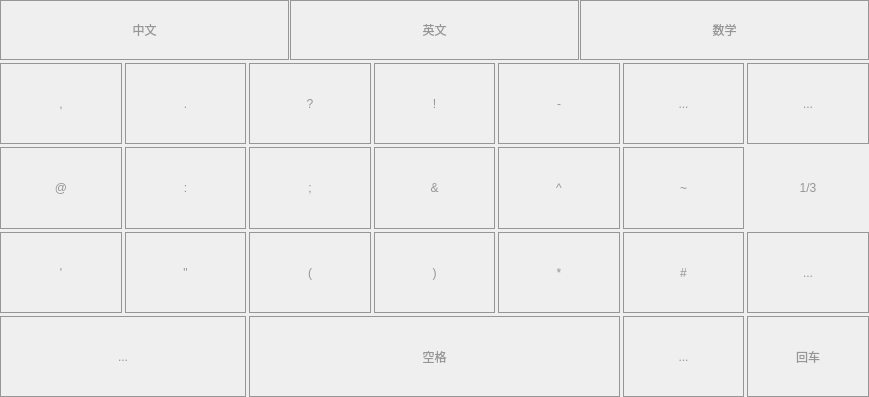
<?xml version="1.0" encoding="UTF-8"?>
<ui version="4.0">
 <class>FormSymbolPad</class>
 <widget class="QWidget" name="FormSymbolPad">
  <property name="geometry">
   <rect>
    <x>0</x>
    <y>0</y>
    <width>869</width>
    <height>397</height>
   </rect>
  </property>
  <property name="windowTitle">
   <string>Form</string>
  </property>
  <property name="styleSheet">
   <string notr="true">font: 14pt &quot;黑体&quot;;
color: rgb(150, 150, 150);</string>
  </property>
  <layout class="QGridLayout" name="gridLayout">
   <property name="margin">
    <number>0</number>
   </property>
   <property name="spacing">
    <number>3</number>
   </property>
   <item row="1" column="0">
    <widget class="QToolButton" name="toolButton_00">
     <property name="sizePolicy">
      <sizepolicy hsizetype="Preferred" vsizetype="Preferred">
       <horstretch>0</horstretch>
       <verstretch>0</verstretch>
      </sizepolicy>
     </property>
     <property name="focusPolicy">
      <enum>Qt::NoFocus</enum>
     </property>
     <property name="styleSheet">
      <string notr="true">border-width:1px;  
border-style:solid;
border-color: rgb(150, 150, 150);  </string>
     </property>
     <property name="text">
      <string>,</string>
     </property>
    </widget>
   </item>
   <item row="1" column="1">
    <widget class="QToolButton" name="toolButton_01">
     <property name="sizePolicy">
      <sizepolicy hsizetype="Preferred" vsizetype="Preferred">
       <horstretch>0</horstretch>
       <verstretch>0</verstretch>
      </sizepolicy>
     </property>
     <property name="focusPolicy">
      <enum>Qt::NoFocus</enum>
     </property>
     <property name="styleSheet">
      <string notr="true">border-width:1px;  
border-style:solid;
border-color: rgb(150, 150, 150);  </string>
     </property>
     <property name="text">
      <string>.</string>
     </property>
    </widget>
   </item>
   <item row="1" column="2">
    <widget class="QToolButton" name="toolButton_02">
     <property name="sizePolicy">
      <sizepolicy hsizetype="Preferred" vsizetype="Preferred">
       <horstretch>0</horstretch>
       <verstretch>0</verstretch>
      </sizepolicy>
     </property>
     <property name="focusPolicy">
      <enum>Qt::NoFocus</enum>
     </property>
     <property name="styleSheet">
      <string notr="true">border-width:1px;  
border-style:solid;
border-color: rgb(150, 150, 150);  </string>
     </property>
     <property name="text">
      <string>?</string>
     </property>
    </widget>
   </item>
   <item row="1" column="3">
    <widget class="QToolButton" name="toolButton_03">
     <property name="sizePolicy">
      <sizepolicy hsizetype="Preferred" vsizetype="Preferred">
       <horstretch>0</horstretch>
       <verstretch>0</verstretch>
      </sizepolicy>
     </property>
     <property name="focusPolicy">
      <enum>Qt::NoFocus</enum>
     </property>
     <property name="styleSheet">
      <string notr="true">border-width:1px;  
border-style:solid;
border-color: rgb(150, 150, 150);  </string>
     </property>
     <property name="text">
      <string>!</string>
     </property>
    </widget>
   </item>
   <item row="1" column="4">
    <widget class="QToolButton" name="toolButton_04">
     <property name="sizePolicy">
      <sizepolicy hsizetype="Preferred" vsizetype="Preferred">
       <horstretch>0</horstretch>
       <verstretch>0</verstretch>
      </sizepolicy>
     </property>
     <property name="focusPolicy">
      <enum>Qt::NoFocus</enum>
     </property>
     <property name="styleSheet">
      <string notr="true">border-width:1px;  
border-style:solid;
border-color: rgb(150, 150, 150);  </string>
     </property>
     <property name="text">
      <string>-</string>
     </property>
    </widget>
   </item>
   <item row="1" column="5">
    <widget class="QToolButton" name="toolButton_05">
     <property name="sizePolicy">
      <sizepolicy hsizetype="Preferred" vsizetype="Preferred">
       <horstretch>0</horstretch>
       <verstretch>0</verstretch>
      </sizepolicy>
     </property>
     <property name="focusPolicy">
      <enum>Qt::NoFocus</enum>
     </property>
     <property name="styleSheet">
      <string notr="true">border-width:1px;  
border-style:solid;
border-color: rgb(150, 150, 150);  </string>
     </property>
     <property name="text">
      <string>...</string>
     </property>
    </widget>
   </item>
   <item row="1" column="6">
    <widget class="QToolButton" name="toolButton_PageUp">
     <property name="sizePolicy">
      <sizepolicy hsizetype="Preferred" vsizetype="Preferred">
       <horstretch>0</horstretch>
       <verstretch>0</verstretch>
      </sizepolicy>
     </property>
     <property name="focusPolicy">
      <enum>Qt::NoFocus</enum>
     </property>
     <property name="styleSheet">
      <string notr="true">border-width:1px;  
border-style:solid;
border-color: rgb(150, 150, 150);  </string>
     </property>
     <property name="text">
      <string>...</string>
     </property>
     <property name="icon">
      <iconset resource="keypad.qrc">
       <normaloff>:/new/keypad/picture/keypad/triangle-up.png</normaloff>:/new/keypad/picture/keypad/triangle-up.png</iconset>
     </property>
     <property name="iconSize">
      <size>
       <width>32</width>
       <height>32</height>
      </size>
     </property>
    </widget>
   </item>
   <item row="2" column="0">
    <widget class="QToolButton" name="toolButton_06">
     <property name="sizePolicy">
      <sizepolicy hsizetype="Preferred" vsizetype="Preferred">
       <horstretch>0</horstretch>
       <verstretch>0</verstretch>
      </sizepolicy>
     </property>
     <property name="focusPolicy">
      <enum>Qt::NoFocus</enum>
     </property>
     <property name="styleSheet">
      <string notr="true">border-width:1px;  
border-style:solid;
border-color: rgb(150, 150, 150);  </string>
     </property>
     <property name="text">
      <string>@</string>
     </property>
    </widget>
   </item>
   <item row="2" column="1">
    <widget class="QToolButton" name="toolButton_07">
     <property name="sizePolicy">
      <sizepolicy hsizetype="Preferred" vsizetype="Preferred">
       <horstretch>0</horstretch>
       <verstretch>0</verstretch>
      </sizepolicy>
     </property>
     <property name="focusPolicy">
      <enum>Qt::NoFocus</enum>
     </property>
     <property name="styleSheet">
      <string notr="true">border-width:1px;  
border-style:solid;
border-color: rgb(150, 150, 150);  </string>
     </property>
     <property name="text">
      <string>:</string>
     </property>
    </widget>
   </item>
   <item row="2" column="2">
    <widget class="QToolButton" name="toolButton_08">
     <property name="sizePolicy">
      <sizepolicy hsizetype="Preferred" vsizetype="Preferred">
       <horstretch>0</horstretch>
       <verstretch>0</verstretch>
      </sizepolicy>
     </property>
     <property name="focusPolicy">
      <enum>Qt::NoFocus</enum>
     </property>
     <property name="styleSheet">
      <string notr="true">border-width:1px;  
border-style:solid;
border-color: rgb(150, 150, 150);  </string>
     </property>
     <property name="text">
      <string>;</string>
     </property>
    </widget>
   </item>
   <item row="2" column="3">
    <widget class="QToolButton" name="toolButton_09">
     <property name="sizePolicy">
      <sizepolicy hsizetype="Preferred" vsizetype="Preferred">
       <horstretch>0</horstretch>
       <verstretch>0</verstretch>
      </sizepolicy>
     </property>
     <property name="focusPolicy">
      <enum>Qt::NoFocus</enum>
     </property>
     <property name="styleSheet">
      <string notr="true">border-width:1px;  
border-style:solid;
border-color: rgb(150, 150, 150);  </string>
     </property>
     <property name="text">
      <string>&amp;&amp;</string>
     </property>
    </widget>
   </item>
   <item row="2" column="4">
    <widget class="QToolButton" name="toolButton_10">
     <property name="sizePolicy">
      <sizepolicy hsizetype="Preferred" vsizetype="Preferred">
       <horstretch>0</horstretch>
       <verstretch>0</verstretch>
      </sizepolicy>
     </property>
     <property name="focusPolicy">
      <enum>Qt::NoFocus</enum>
     </property>
     <property name="styleSheet">
      <string notr="true">border-width:1px;  
border-style:solid;
border-color: rgb(150, 150, 150);  </string>
     </property>
     <property name="text">
      <string>^</string>
     </property>
    </widget>
   </item>
   <item row="2" column="5">
    <widget class="QToolButton" name="toolButton_11">
     <property name="sizePolicy">
      <sizepolicy hsizetype="Preferred" vsizetype="Preferred">
       <horstretch>0</horstretch>
       <verstretch>0</verstretch>
      </sizepolicy>
     </property>
     <property name="focusPolicy">
      <enum>Qt::NoFocus</enum>
     </property>
     <property name="styleSheet">
      <string notr="true">border-width:1px;  
border-style:solid;
border-color: rgb(150, 150, 150);  </string>
     </property>
     <property name="text">
      <string>~</string>
     </property>
    </widget>
   </item>
   <item row="2" column="6">
    <widget class="QLabel" name="label_CurPage">
     <property name="frameShape">
      <enum>QFrame::NoFrame</enum>
     </property>
     <property name="frameShadow">
      <enum>QFrame::Plain</enum>
     </property>
     <property name="text">
      <string>1/3</string>
     </property>
     <property name="alignment">
      <set>Qt::AlignCenter</set>
     </property>
    </widget>
   </item>
   <item row="3" column="0">
    <widget class="QToolButton" name="toolButton_12">
     <property name="sizePolicy">
      <sizepolicy hsizetype="Preferred" vsizetype="Preferred">
       <horstretch>0</horstretch>
       <verstretch>0</verstretch>
      </sizepolicy>
     </property>
     <property name="focusPolicy">
      <enum>Qt::NoFocus</enum>
     </property>
     <property name="styleSheet">
      <string notr="true">border-width:1px;  
border-style:solid;
border-color: rgb(150, 150, 150);  </string>
     </property>
     <property name="text">
      <string>'</string>
     </property>
    </widget>
   </item>
   <item row="3" column="1">
    <widget class="QToolButton" name="toolButton_13">
     <property name="sizePolicy">
      <sizepolicy hsizetype="Preferred" vsizetype="Preferred">
       <horstretch>0</horstretch>
       <verstretch>0</verstretch>
      </sizepolicy>
     </property>
     <property name="focusPolicy">
      <enum>Qt::NoFocus</enum>
     </property>
     <property name="styleSheet">
      <string notr="true">border-width:1px;  
border-style:solid;
border-color: rgb(150, 150, 150);  </string>
     </property>
     <property name="text">
      <string>&quot;</string>
     </property>
    </widget>
   </item>
   <item row="3" column="2">
    <widget class="QToolButton" name="toolButton_14">
     <property name="sizePolicy">
      <sizepolicy hsizetype="Preferred" vsizetype="Preferred">
       <horstretch>0</horstretch>
       <verstretch>0</verstretch>
      </sizepolicy>
     </property>
     <property name="focusPolicy">
      <enum>Qt::NoFocus</enum>
     </property>
     <property name="styleSheet">
      <string notr="true">border-width:1px;  
border-style:solid;
border-color: rgb(150, 150, 150);  </string>
     </property>
     <property name="text">
      <string>(</string>
     </property>
    </widget>
   </item>
   <item row="3" column="3">
    <widget class="QToolButton" name="toolButton_15">
     <property name="sizePolicy">
      <sizepolicy hsizetype="Preferred" vsizetype="Preferred">
       <horstretch>0</horstretch>
       <verstretch>0</verstretch>
      </sizepolicy>
     </property>
     <property name="focusPolicy">
      <enum>Qt::NoFocus</enum>
     </property>
     <property name="styleSheet">
      <string notr="true">border-width:1px;  
border-style:solid;
border-color: rgb(150, 150, 150);  </string>
     </property>
     <property name="text">
      <string>)</string>
     </property>
    </widget>
   </item>
   <item row="3" column="4">
    <widget class="QToolButton" name="toolButton_16">
     <property name="sizePolicy">
      <sizepolicy hsizetype="Preferred" vsizetype="Preferred">
       <horstretch>0</horstretch>
       <verstretch>0</verstretch>
      </sizepolicy>
     </property>
     <property name="focusPolicy">
      <enum>Qt::NoFocus</enum>
     </property>
     <property name="styleSheet">
      <string notr="true">border-width:1px;  
border-style:solid;
border-color: rgb(150, 150, 150);  </string>
     </property>
     <property name="text">
      <string>*</string>
     </property>
    </widget>
   </item>
   <item row="3" column="5">
    <widget class="QToolButton" name="toolButton_17">
     <property name="sizePolicy">
      <sizepolicy hsizetype="Preferred" vsizetype="Preferred">
       <horstretch>0</horstretch>
       <verstretch>0</verstretch>
      </sizepolicy>
     </property>
     <property name="focusPolicy">
      <enum>Qt::NoFocus</enum>
     </property>
     <property name="styleSheet">
      <string notr="true">border-width:1px;  
border-style:solid;
border-color: rgb(150, 150, 150);  </string>
     </property>
     <property name="text">
      <string>#</string>
     </property>
    </widget>
   </item>
   <item row="3" column="6">
    <widget class="QToolButton" name="toolButton_PageDown">
     <property name="sizePolicy">
      <sizepolicy hsizetype="Preferred" vsizetype="Preferred">
       <horstretch>0</horstretch>
       <verstretch>0</verstretch>
      </sizepolicy>
     </property>
     <property name="focusPolicy">
      <enum>Qt::NoFocus</enum>
     </property>
     <property name="styleSheet">
      <string notr="true">border-width:1px;  
border-style:solid;
border-color: rgb(150, 150, 150);  </string>
     </property>
     <property name="text">
      <string>...</string>
     </property>
     <property name="icon">
      <iconset resource="keypad.qrc">
       <normaloff>:/new/keypad/picture/keypad/triangle-down.png</normaloff>:/new/keypad/picture/keypad/triangle-down.png</iconset>
     </property>
     <property name="iconSize">
      <size>
       <width>32</width>
       <height>32</height>
      </size>
     </property>
    </widget>
   </item>
   <item row="4" column="0" colspan="2">
    <widget class="QToolButton" name="toolButton_Return">
     <property name="sizePolicy">
      <sizepolicy hsizetype="Preferred" vsizetype="Preferred">
       <horstretch>0</horstretch>
       <verstretch>0</verstretch>
      </sizepolicy>
     </property>
     <property name="focusPolicy">
      <enum>Qt::NoFocus</enum>
     </property>
     <property name="styleSheet">
      <string notr="true">border-width:1px;  
border-style:solid;
border-color: rgb(150, 150, 150);  </string>
     </property>
     <property name="text">
      <string>...</string>
     </property>
     <property name="icon">
      <iconset resource="keypad.qrc">
       <normaloff>:/new/keypad/picture/keypad/f0e2.png</normaloff>:/new/keypad/picture/keypad/f0e2.png</iconset>
     </property>
     <property name="iconSize">
      <size>
       <width>32</width>
       <height>32</height>
      </size>
     </property>
    </widget>
   </item>
   <item row="4" column="2" colspan="3">
    <widget class="QToolButton" name="toolButton_Space">
     <property name="sizePolicy">
      <sizepolicy hsizetype="Preferred" vsizetype="Preferred">
       <horstretch>0</horstretch>
       <verstretch>0</verstretch>
      </sizepolicy>
     </property>
     <property name="focusPolicy">
      <enum>Qt::NoFocus</enum>
     </property>
     <property name="styleSheet">
      <string notr="true">border-width:1px;  
border-style:solid;
border-color: rgb(150, 150, 150);  </string>
     </property>
     <property name="text">
      <string>空格</string>
     </property>
    </widget>
   </item>
   <item row="4" column="5">
    <widget class="QToolButton" name="toolButton_BackSpace">
     <property name="sizePolicy">
      <sizepolicy hsizetype="Preferred" vsizetype="Preferred">
       <horstretch>0</horstretch>
       <verstretch>0</verstretch>
      </sizepolicy>
     </property>
     <property name="focusPolicy">
      <enum>Qt::NoFocus</enum>
     </property>
     <property name="styleSheet">
      <string notr="true">border-width:1px;  
border-style:solid;
border-color: rgb(150, 150, 150);  </string>
     </property>
     <property name="text">
      <string>...</string>
     </property>
     <property name="icon">
      <iconset resource="keypad.qrc">
       <normaloff>:/new/keypad/picture/keypad/backspace.png</normaloff>:/new/keypad/picture/keypad/backspace.png</iconset>
     </property>
     <property name="iconSize">
      <size>
       <width>24</width>
       <height>24</height>
      </size>
     </property>
    </widget>
   </item>
   <item row="4" column="6">
    <widget class="QToolButton" name="toolButton_Enter">
     <property name="sizePolicy">
      <sizepolicy hsizetype="Preferred" vsizetype="Preferred">
       <horstretch>0</horstretch>
       <verstretch>0</verstretch>
      </sizepolicy>
     </property>
     <property name="focusPolicy">
      <enum>Qt::NoFocus</enum>
     </property>
     <property name="styleSheet">
      <string notr="true">border-width:1px;  
border-style:solid;
border-color: rgb(150, 150, 150);  </string>
     </property>
     <property name="text">
      <string>回车</string>
     </property>
    </widget>
   </item>
   <item row="0" column="0" colspan="7">
    <widget class="QFrame" name="frame">
     <property name="maximumSize">
      <size>
       <width>16777215</width>
       <height>60</height>
      </size>
     </property>
     <property name="styleSheet">
      <string notr="true">border-width:0px;  
border-style:solid;
border-color: rgb(150, 150, 150);  </string>
     </property>
     <property name="frameShape">
      <enum>QFrame::Panel</enum>
     </property>
     <property name="frameShadow">
      <enum>QFrame::Raised</enum>
     </property>
     <layout class="QHBoxLayout" name="horizontalLayout">
      <property name="spacing">
       <number>1</number>
      </property>
      <property name="margin">
       <number>0</number>
      </property>
      <item>
       <widget class="QToolButton" name="toolButton_CHS">
        <property name="sizePolicy">
         <sizepolicy hsizetype="Preferred" vsizetype="Preferred">
          <horstretch>0</horstretch>
          <verstretch>0</verstretch>
         </sizepolicy>
        </property>
        <property name="focusPolicy">
         <enum>Qt::NoFocus</enum>
        </property>
        <property name="styleSheet">
         <string notr="true">border-width:1px;  
border-style:solid;
border-color: rgb(150, 150, 150);  </string>
        </property>
        <property name="text">
         <string>中文</string>
        </property>
        <property name="checkable">
         <bool>true</bool>
        </property>
        <property name="autoRaise">
         <bool>false</bool>
        </property>
       </widget>
      </item>
      <item>
       <widget class="QToolButton" name="toolButton_ENG">
        <property name="sizePolicy">
         <sizepolicy hsizetype="Preferred" vsizetype="Preferred">
          <horstretch>0</horstretch>
          <verstretch>0</verstretch>
         </sizepolicy>
        </property>
        <property name="focusPolicy">
         <enum>Qt::NoFocus</enum>
        </property>
        <property name="styleSheet">
         <string notr="true">border-width:1px;  
border-style:solid;
border-color: rgb(150, 150, 150);  </string>
        </property>
        <property name="text">
         <string>英文</string>
        </property>
        <property name="checkable">
         <bool>true</bool>
        </property>
        <property name="autoRaise">
         <bool>false</bool>
        </property>
       </widget>
      </item>
      <item>
       <widget class="QToolButton" name="toolButton_Math">
        <property name="sizePolicy">
         <sizepolicy hsizetype="Preferred" vsizetype="Preferred">
          <horstretch>0</horstretch>
          <verstretch>0</verstretch>
         </sizepolicy>
        </property>
        <property name="focusPolicy">
         <enum>Qt::NoFocus</enum>
        </property>
        <property name="styleSheet">
         <string notr="true">border-width:1px;  
border-style:solid;
border-color: rgb(150, 150, 150);  </string>
        </property>
        <property name="text">
         <string>数学</string>
        </property>
        <property name="checkable">
         <bool>true</bool>
        </property>
       </widget>
      </item>
     </layout>
    </widget>
   </item>
  </layout>
 </widget>
 <resources>
  <include location="keypad.qrc"/>
 </resources>
 <connections>
  <connection>
   <sender>toolButton_CHS</sender>
   <signal>clicked()</signal>
   <receiver>FormSymbolPad</receiver>
   <slot>onCHS()</slot>
   <hints>
    <hint type="sourcelabel">
     <x>130</x>
     <y>36</y>
    </hint>
    <hint type="destinationlabel">
     <x>275</x>
     <y>62</y>
    </hint>
   </hints>
  </connection>
  <connection>
   <sender>toolButton_ENG</sender>
   <signal>clicked()</signal>
   <receiver>FormSymbolPad</receiver>
   <slot>onENG()</slot>
   <hints>
    <hint type="sourcelabel">
     <x>493</x>
     <y>30</y>
    </hint>
    <hint type="destinationlabel">
     <x>496</x>
     <y>76</y>
    </hint>
   </hints>
  </connection>
  <connection>
   <sender>toolButton_Math</sender>
   <signal>clicked()</signal>
   <receiver>FormSymbolPad</receiver>
   <slot>onMath()</slot>
   <hints>
    <hint type="sourcelabel">
     <x>736</x>
     <y>34</y>
    </hint>
    <hint type="destinationlabel">
     <x>746</x>
     <y>85</y>
    </hint>
   </hints>
  </connection>
  <connection>
   <sender>toolButton_PageUp</sender>
   <signal>clicked()</signal>
   <receiver>FormSymbolPad</receiver>
   <slot>onPrevPage()</slot>
   <hints>
    <hint type="sourcelabel">
     <x>844</x>
     <y>111</y>
    </hint>
    <hint type="destinationlabel">
     <x>744</x>
     <y>152</y>
    </hint>
   </hints>
  </connection>
  <connection>
   <sender>toolButton_PageDown</sender>
   <signal>clicked()</signal>
   <receiver>FormSymbolPad</receiver>
   <slot>onNextPage()</slot>
   <hints>
    <hint type="sourcelabel">
     <x>767</x>
     <y>272</y>
    </hint>
    <hint type="destinationlabel">
     <x>746</x>
     <y>216</y>
    </hint>
   </hints>
  </connection>
 </connections>
 <slots>
  <slot>onPrevPage()</slot>
  <slot>onNextPage()</slot>
  <slot>onCHS()</slot>
  <slot>onENG()</slot>
  <slot>onMath()</slot>
 </slots>
</ui>
